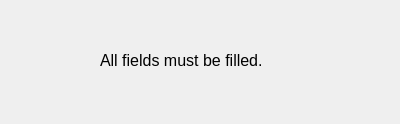
<?xml version="1.0" encoding="UTF-8"?>
<ui version="4.0">
 <class>Dialog</class>
 <widget class="QDialog" name="Dialog">
  <property name="geometry">
   <rect>
    <x>0</x>
    <y>0</y>
    <width>400</width>
    <height>124</height>
   </rect>
  </property>
  <property name="windowTitle">
   <string>Empty Fields Warning</string>
  </property>
  <widget class="QLabel" name="label">
   <property name="geometry">
    <rect>
     <x>100</x>
     <y>50</y>
     <width>391</width>
     <height>20</height>
    </rect>
   </property>
   <property name="font">
    <font>
     <pointsize>12</pointsize>
    </font>
   </property>
   <property name="text">
    <string>All fields must be filled.</string>
   </property>
  </widget>
 </widget>
 <resources/>
 <connections/>
</ui>
